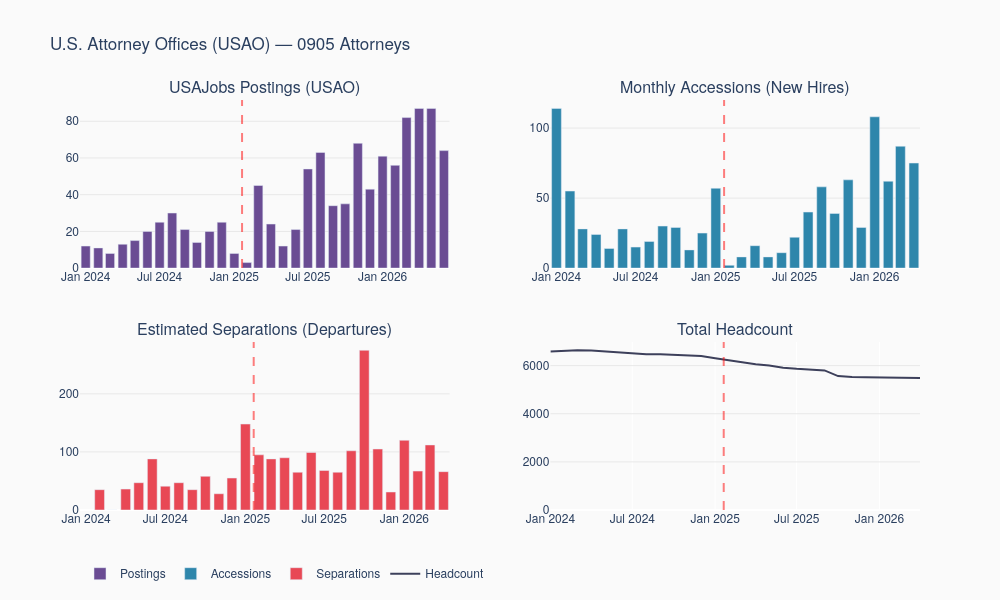

The cell this chart's notebook holds for it:
### Markdown cell above
## Part 8: USAO — Postings, Hiring, Separations, and Headcount

The Executive Office for U.S. Attorneys (`DJ09`) is where the 2026 posting surge is concentrated. This four-panel mirrors the overall DOJ chart but zooms in on U.S. Attorney offices specifically.

### Code cell
# USAO subelement code: DJ09
usao_emp_df = conn.execute(f"""
    SELECT
        regexp_extract(filename, 'employment_([0-9]{{6}})', 1) AS yyyymm,
        SUM(CAST(count AS INTEGER)) AS headcount
    FROM read_parquet([{emp_url_list}], filename=true)
    WHERE agency_subelement_code = 'DJ09'
      AND occupational_series_code = '0905'
    GROUP BY 1 ORDER BY 1
""").df()
usao_emp_df['date'] = pd.to_datetime(usao_emp_df['yyyymm'], format='%Y%m')
usao_emp_df = usao_emp_df[usao_emp_df['date'] >= CHART_START].copy()
usao_emp_df['net_change'] = usao_emp_df['headcount'].diff()

usao_acc_df = conn.execute(f"""
    SELECT
        regexp_extract(filename, 'accessions_([0-9]{{6}})', 1) AS yyyymm,
        SUM(CAST(count AS INTEGER)) AS accessions
    FROM read_parquet([{div_acc_url_list}], filename=true)
    WHERE agency_subelement_code = 'DJ09'
      AND occupational_series_code = '0905'
    GROUP BY 1 ORDER BY 1
""").df()
usao_acc_df['date'] = pd.to_datetime(usao_acc_df['yyyymm'], format='%Y%m')
usao_acc_df = usao_acc_df[usao_acc_df['date'] >= CHART_START].copy()

usao_plot = pd.merge(
    usao_emp_df[['date','headcount','net_change']],
    usao_acc_df[['date','accessions']],
    on='date', how='inner'
)
usao_plot['separations'] = usao_plot['accessions'] - usao_plot['net_change']

# USAJobs USAO postings (from Part 7)
usao_post = post_div_df[post_div_df['division'] == 'USAO'].copy()
usao_post['date'] = pd.to_datetime(usao_post['month'] + '-01')
usao_post = usao_post[usao_post['date'] >= pd.Timestamp(CHART_START)].copy()

# Build 4-panel
fig_usao = make_subplots(
    rows=2, cols=2,
    subplot_titles=(
        'USAJobs Postings (USAO)',
        'Monthly Accessions (New Hires)',
        'Estimated Separations (Departures)',
        'Total Headcount',
    ),
    vertical_spacing=0.18,
    horizontal_spacing=0.12,
)

# Panel 1: postings
fig_usao.add_trace(go.Bar(
    x=usao_post['date'], y=usao_post['postings'],
    name='Postings', marker_color=C_POST, showlegend=True
), row=1, col=1)

# Panel 2: accessions
fig_usao.add_trace(go.Bar(
    x=usao_plot['date'], y=usao_plot['accessions'],
    name='Accessions', marker_color=C_HIRE, showlegend=True
), row=1, col=2)

# Panel 3: separations
fig_usao.add_trace(go.Bar(
    x=usao_plot['date'], y=usao_plot['separations'],
    name='Separations', marker_color=C_SEP, showlegend=True
), row=2, col=1)

# Panel 4: headcount
fig_usao.add_trace(go.Scatter(
    x=usao_plot['date'], y=usao_plot['headcount'],
    name='Headcount', line=dict(color=C_TOT, width=2), showlegend=True
), row=2, col=2)

for row, col in [(1,1),(1,2),(2,1),(2,2)]:
    fig_usao.add_vline(
        x=INAUGURATION, line_dash='dash', line_color='red', opacity=0.5,
        row=row, col=col
    )

fig_usao.update_layout(
    height=600, width=1000,
    title_text='U.S. Attorney Offices (USAO) — 0905 Attorneys',
    plot_bgcolor=BG, paper_bgcolor=BG,
    font=dict(family=FONT, size=12),
    legend=dict(orientation='h', y=-0.12),
    showlegend=True,
)
fig_usao.update_yaxes(gridcolor=GRID, rangemode="tozero")
fig_usao.add_annotation(
    text='Postings: classified via USAJobs hiringSubelementName + title fallback. Headcount/accessions: EHRI data (OPM), subelement DJ09 (directly identified — no inference needed).',
    xref='paper', yref='paper', x=0, y=-0.23,
    showarrow=False, font=dict(size=9, color='#666666'),
    xanchor='left', align='left'
)
fig_usao.update_layout(margin=dict(b=120))
fig_usao.write_image('doj_usao_4panel.png', scale=2)
fig_usao.show()

print('USAO headcount range:')
print(f"  Peak:    {usao_plot['headcount'].max():,} ({usao_plot.loc[usao_plot['headcount'].idxmax(),'date'].strftime('%Y-%m')})")
print(f"  Current: {usao_plot['headcount'].iloc[-1]:,} ({usao_plot['date'].iloc[-1].strftime('%Y-%m')})")
print(f"  Change:  {usao_plot['headcount'].iloc[-1] - usao_plot['headcount'].max():,}")
print()
print('USAO avg monthly accessions:')
pre  = usao_plot[usao_plot['date'] <  '2025-01-20']['accessions'].mean()
post = usao_plot[usao_plot['date'] >= '2025-01-20']['accessions'].mean()
print(f"  Pre-inauguration:  {pre:.1f}/month")
print(f"  Post-inauguration: {post:.1f}/month")
print()
print('USAO avg monthly postings:')
pre_p  = usao_post[usao_post['date'] <  '2025-01-20']['postings'].mean()
post_p = usao_post[usao_post['date'] >= '2025-01-20']['postings'].mean()
print(f"  Pre-inauguration:  {pre_p:.1f}/month")
print(f"  Post-inauguration: {post_p:.1f}/month")

### Figure 1 — Plotly figure (JSON) as saved in the notebook; plotly's stock layout.template omitted (floating-point values rounded to 4 significant figures)
{"data": [{"marker": {"color": "#6A4C93"}, "name": "Postings", "showlegend": true, "type": "bar", "x": ["2024-01-01T00:00:00", "2024-02-01T00:00:00", "2024-03-01T00:00:00", "2024-04-01T00:00:00", "2024-05-01T00:00:00", "2024-06-01T00:00:00", "2024-07-01T00:00:00", "2024-08-01T00:00:00", "2024-09-01T00:00:00", "2024-10-01T00:00:00", "2024-11-01T00:00:00", "2024-12-01T00:00:00", "2025-01-01T00:00:00", "2025-02-01T00:00:00", "2025-03-01T00:00:00", "2025-04-01T00:00:00", "2025-05-01T00:00:00", "2025-06-01T00:00:00", "2025-07-01T00:00:00", "2025-08-01T00:00:00", "2025-09-01T00:00:00", "2025-10-01T00:00:00", "2025-11-01T00:00:00", "2025-12-01T00:00:00", "2026-01-01T00:00:00", "2026-02-01T00:00:00", "2026-03-01T00:00:00", "2026-04-01T00:00:00", "2026-05-01T00:00:00", "2026-06-01T00:00:00"], "xaxis": "x", "y": [12, 11, 8, 13, 15, 20, 25, 30, 21, 14, 20, 25, 8, 3, 45, 24, 12, 21, 54, 63, 34, 35, 68, 43, 61, 56, 82, 87, 87, 64], "yaxis": "y"}, {"marker": {"color": "#2E86AB"}, "name": "Accessions", "showlegend": true, "type": "bar", "x": ["2024-01-01T00:00:00", "2024-02-01T00:00:00", "2024-03-01T00:00:00", "2024-04-01T00:00:00", "2024-05-01T00:00:00", "2024-06-01T00:00:00", "2024-07-01T00:00:00", "2024-08-01T00:00:00", "2024-09-01T00:00:00", "2024-10-01T00:00:00", "2024-11-01T00:00:00", "2024-12-01T00:00:00", "2025-01-01T00:00:00", "2025-02-01T00:00:00", "2025-03-01T00:00:00", "2025-04-01T00:00:00", "2025-05-01T00:00:00", "2025-06-01T00:00:00", "2025-07-01T00:00:00", "2025-08-01T00:00:00", "2025-09-01T00:00:00", "2025-10-01T00:00:00", "2025-11-01T00:00:00", "2025-12-01T00:00:00", "2026-01-01T00:00:00", "2026-02-01T00:00:00", "2026-03-01T00:00:00", "2026-04-01T00:00:00"], "xaxis": "x2", "y": [114.0, 55.0, 28.0, 24.0, 14.0, 28.0, 15.0, 19.0, 30.0, 29.0, 13.0, 25.0, 57.0, 2.0, 8.0, 16.0, 8.0, 11.0, 22.0, 40.0, 58.0, 39.0, 63.0, 29.0, 108.0, 62.0, 87.0, 75.0], "yaxis": "y2"}, {"marker": {"color": "#E84855"}, "name": "Separations", "showlegend": true, "type": "bar", "x": ["2024-01-01T00:00:00", "2024-02-01T00:00:00", "2024-03-01T00:00:00", "2024-04-01T00:00:00", "2024-05-01T00:00:00", "2024-06-01T00:00:00", "2024-07-01T00:00:00", "2024-08-01T00:00:00", "2024-09-01T00:00:00", "2024-10-01T00:00:00", "2024-11-01T00:00:00", "2024-12-01T00:00:00", "2025-01-01T00:00:00", "2025-02-01T00:00:00", "2025-03-01T00:00:00", "2025-04-01T00:00:00", "2025-05-01T00:00:00", "2025-06-01T00:00:00", "2025-07-01T00:00:00", "2025-08-01T00:00:00", "2025-09-01T00:00:00", "2025-10-01T00:00:00", "2025-11-01T00:00:00", "2025-12-01T00:00:00", "2026-01-01T00:00:00", "2026-02-01T00:00:00", "2026-03-01T00:00:00", "2026-04-01T00:00:00"], "xaxis": "x3", "y": [NaN, 35.0, 0.0, 36.0, 47.0, 88.0, 41.0, 47.0, 35.0, 58.0, 28.0, 55.0, 148.0, 95.0, 88.0, 90.0, 65.0, 99.0, 68.0, 65.0, 102.0, 275.0, 105.0, 31.0, 120.0, 67.0, 112.0, 66.0], "yaxis": "y3"}, {"line": {"color": "#3D405B", "width": 2}, "name": "Headcount", "showlegend": true, "type": "scatter", "x": ["2024-01-01T00:00:00", "2024-02-01T00:00:00", "2024-03-01T00:00:00", "2024-04-01T00:00:00", "2024-05-01T00:00:00", "2024-06-01T00:00:00", "2024-07-01T00:00:00", "2024-08-01T00:00:00", "2024-09-01T00:00:00", "2024-10-01T00:00:00", "2024-11-01T00:00:00", "2024-12-01T00:00:00", "2025-01-01T00:00:00", "2025-02-01T00:00:00", "2025-03-01T00:00:00", "2025-04-01T00:00:00", "2025-05-01T00:00:00", "2025-06-01T00:00:00", "2025-07-01T00:00:00", "2025-08-01T00:00:00", "2025-09-01T00:00:00", "2025-10-01T00:00:00", "2025-11-01T00:00:00", "2025-12-01T00:00:00", "2026-01-01T00:00:00", "2026-02-01T00:00:00", "2026-03-01T00:00:00", "2026-04-01T00:00:00"], "xaxis": "x4", "y": [6590.0, 6610.0, 6638.0, 6626.0, 6593.0, 6533.0, 6507.0, 6479.0, 6474.0, 6445.0, 6430.0, 6400.0, 6309.0, 6216.0, 6136.0, 6062.0, 6005.0, 5917.0, 5871.0, 5846.0, 5802.0, 5566.0, 5524.0, 5522.0, 5510.0, 5505.0, 5480.0, 5489.0], "yaxis": "y4"}], "layout": {"annotations": [{"font": {"size": 16}, "showarrow": false, "text": "USAJobs Postings (USAO)", "x": 0.22, "xanchor": "center", "xref": "paper", "y": 1.0, "yanchor": "bottom", "yref": "paper"}, {"font": {"size": 16}, "showarrow": false, "text": "Monthly Accessions (New Hires)", "x": 0.78, "xanchor": "center", "xref": "paper", "y": 1.0, "yanchor": "bottom", "yref": "paper"}, {"font": {"size": 16}, "showarrow": false, "text": "Estimated Separations (Departures)", "x": 0.22, "xanchor": "center", "xref": "paper", "y": 0.41, "yanchor": "bottom", "yref": "paper"}, {"font": {"size": 16}, "showarrow": false, "text": "Total Headcount", "x": 0.78, "xanchor": "center", "xref": "paper", "y": 0.41, "yanchor": "bottom", "yref": "paper"}], "font": {"family": "Helvetica Neue, Arial, sans-serif", "size": 12}, "height": 600, "legend": {"orientation": "h", "y": -0.12}, "paper_bgcolor": "#FAFAFA", "plot_bgcolor": "#FAFAFA", "shapes": [{"line": {"color": "red", "dash": "dash"}, "opacity": 0.5, "type": "line", "x0": "2025-01-20", "x1": "2025-01-20", "xref": "x", "y0": 0, "y1": 1, "yref": "y domain"}, {"line": {"color": "red", "dash": "dash"}, "opacity": 0.5, "type": "line", "x0": "2025-01-20", "x1": "2025-01-20", "xref": "x2", "y0": 0, "y1": 1, "yref": "y2 domain"}, {"line": {"color": "red", "dash": "dash"}, "opacity": 0.5, "type": "line", "x0": "2025-01-20", "x1": "2025-01-20", "xref": "x3", "y0": 0, "y1": 1, "yref": "y3 domain"}, {"line": {"color": "red", "dash": "dash"}, "opacity": 0.5, "type": "line", "x0": "2025-01-20", "x1": "2025-01-20", "xref": "x4", "y0": 0, "y1": 1, "yref": "y4 domain"}], "showlegend": true, "title": {"text": "U.S. Attorney Offices (USAO) — 0905 Attorneys"}, "width": 1000, "xaxis": {"anchor": "y", "domain": [0.0, 0.44]}, "xaxis2": {"anchor": "y2", "domain": [0.56, 1.0]}, "xaxis3": {"anchor": "y3", "domain": [0.0, 0.44]}, "xaxis4": {"anchor": "y4", "domain": [0.56, 1.0]}, "yaxis": {"anchor": "x", "domain": [0.59, 1.0], "gridcolor": "#E8E8E8", "rangemode": "tozero"}, "yaxis2": {"anchor": "x2", "domain": [0.59, 1.0], "gridcolor": "#E8E8E8", "rangemode": "tozero"}, "yaxis3": {"anchor": "x3", "domain": [0.0, 0.41], "gridcolor": "#E8E8E8", "rangemode": "tozero"}, "yaxis4": {"anchor": "x4", "domain": [0.0, 0.41], "gridcolor": "#E8E8E8", "rangemode": "tozero"}}}
